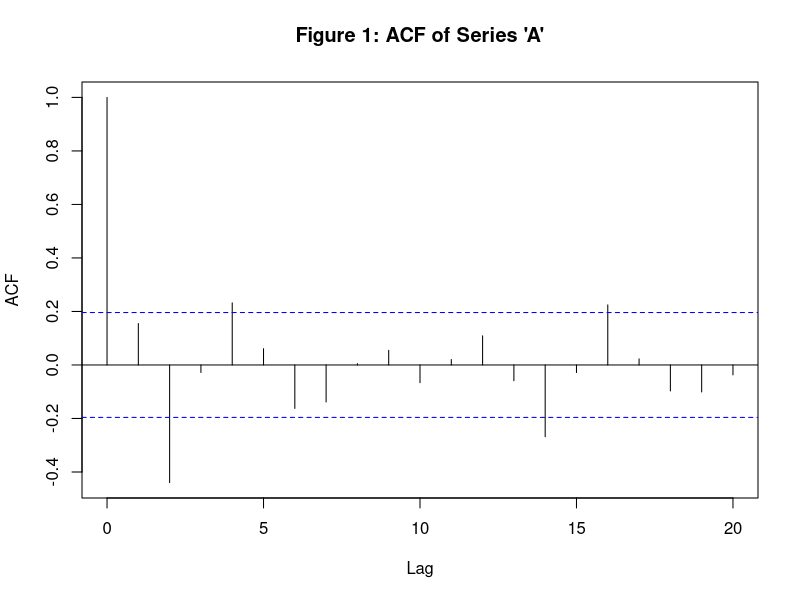
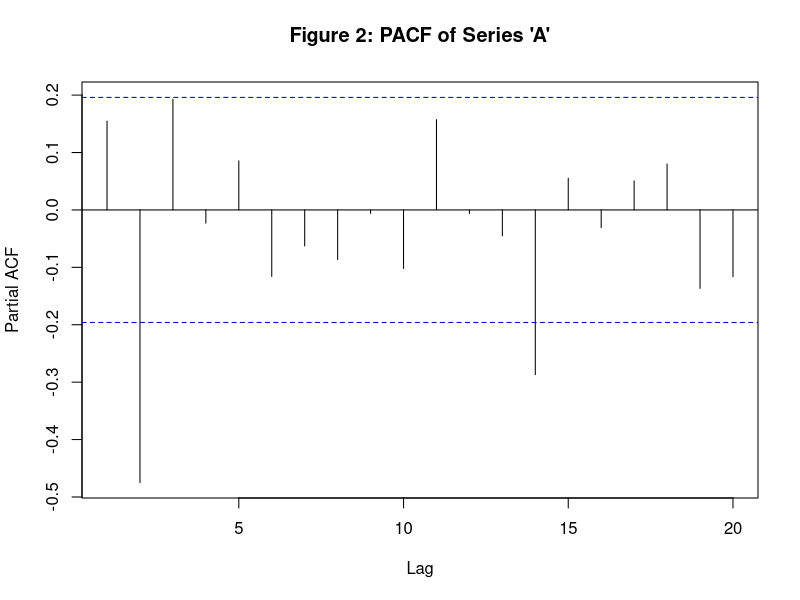
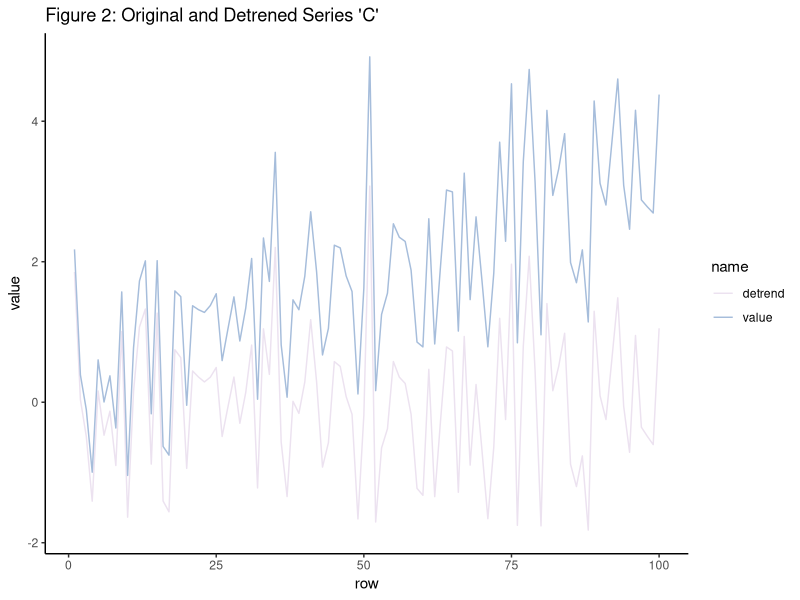
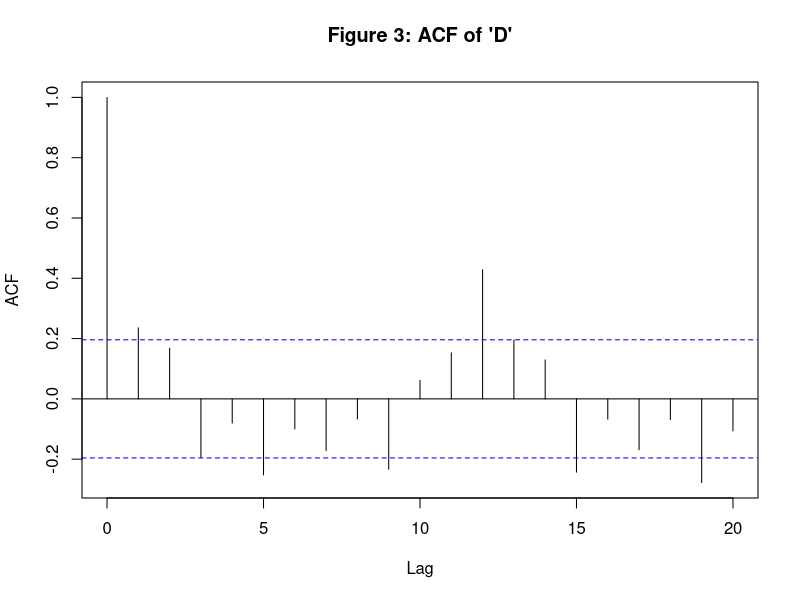
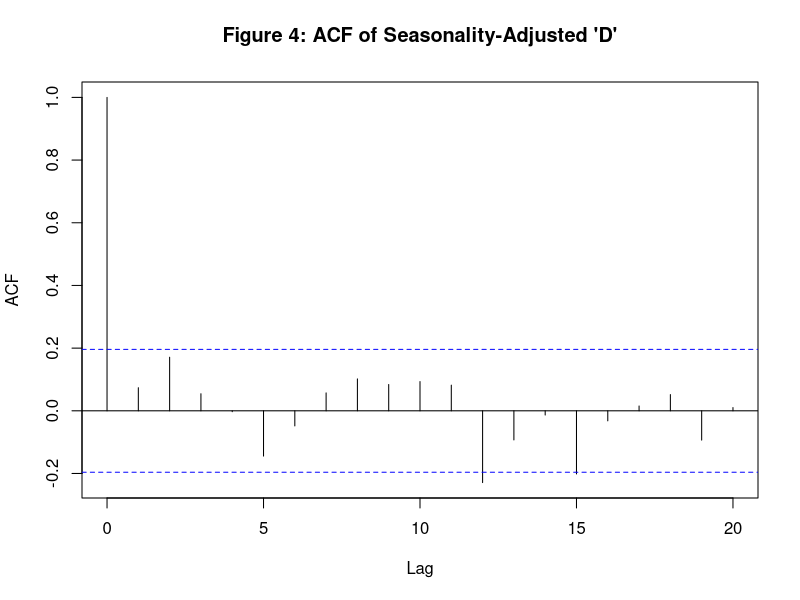
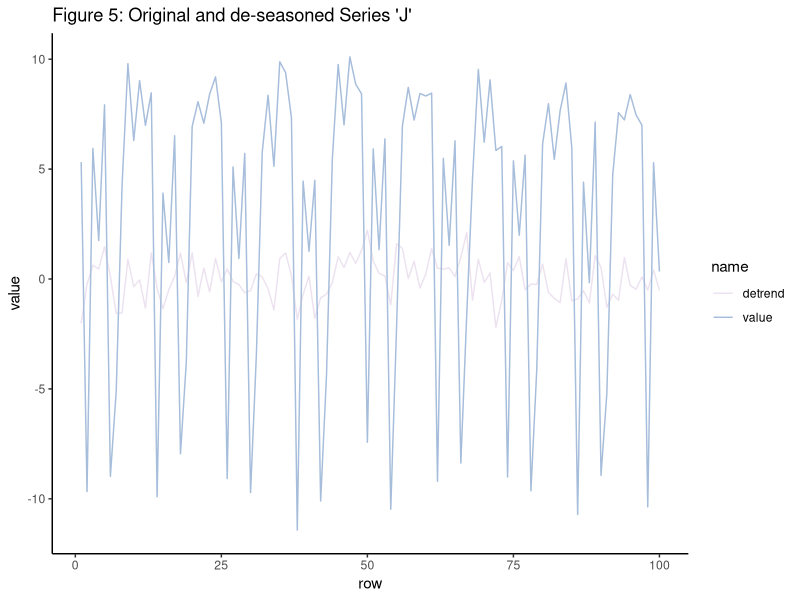
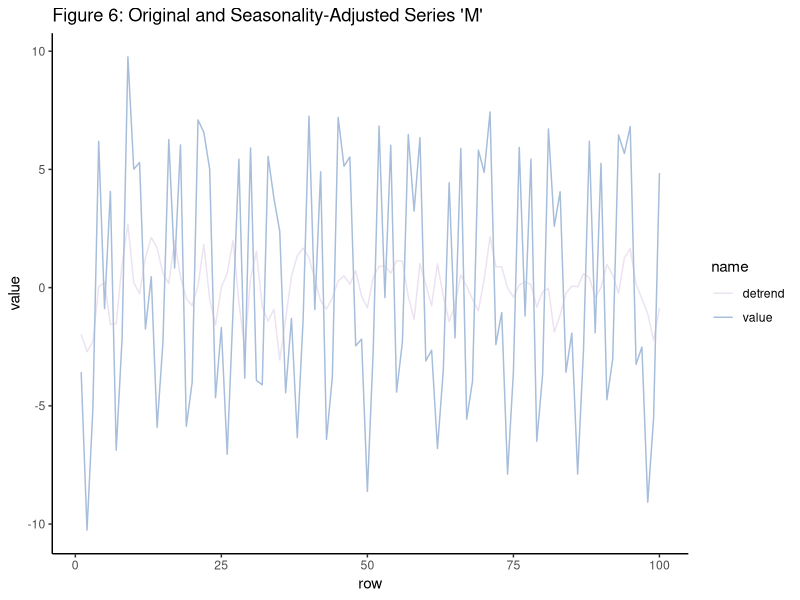
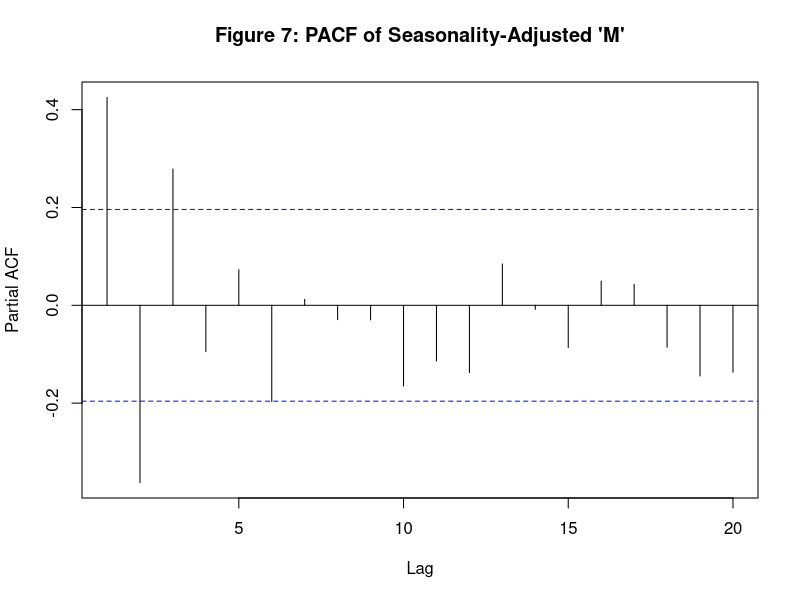

Reproduce these figures in R, in order.
## ---- chunk 1
knitr::opts_chunk$set(echo=FALSE, message=FALSE, warning=FALSE, autodep=TRUE,
                      cache=FALSE, cache.path="./cache/",
                      fig.align='center', fig.pos='H')
## ---- chunk 2
library(knitr)
library(xtable)
library(tidyverse)
library(bookdown)
library(data.table)
## ---- chunk 3
ts <- fread('data/mysterytsUW.txt') %>% mutate(month = rep(month.name, 9)[1:100], year = floor(0:99/12), date = str_c(month, '-', year), row = 1:100) %>% pivot_longer(names_to = 'series', cols = 1:18, values_to = 'value')

## ---- chunk 4
focal_series = ts %>% filter(series == 'a')
acf(focal_series$value, main = "Figure 1: ACF of Series 'A'")
pacf(focal_series$value, main = "Figure 2: PACF of Series 'A'")
m <- arima(focal_series$value, order = c(0,2,0))
## ---- chunk 5
focal_series = ts %>% filter(series == 'c')
trend_model = lm(value ~ row, data = focal_series)
focal_series %>% mutate(detrend = value-trend_model$fitted.values) %>% 
  pivot_longer(c(detrend, value), values_to = 'value') %>%
  ggplot(aes(row, value, color = name))+
  geom_line() + 
  scale_color_brewer(palette = 10)+
  ggtitle("Figure 2: Original and Detrened Series 'C'") +
  theme_classic()
## ---- chunk 6
focal_series = ts %>% filter(series == 'f')
trend_model = lm(value ~ row + month, data = focal_series)
acf(focal_series$value,
     main = "Figure 3: ACF of 'D'")
acf(focal_series %>% mutate(detrend = value-trend_model$fitted.values) %>% pull(detrend),
     main = "Figure 4: ACF of Seasonality-Adjusted 'D'")
## ---- chunk 7
focal_series = ts %>% filter(series == 'j')
trend_model = lm(value ~ row + month, data = focal_series)
focal_series %>% mutate(detrend = value-trend_model$fitted.values) %>% 
  pivot_longer(c(detrend, value), values_to = 'value') %>%
  ggplot(aes(row, value, color = name))+
  geom_line() + 
  scale_color_brewer(palette = 10)+
  ggtitle("Figure 5: Original and de-seasoned Series 'J'") +
  theme_classic()
## ---- chunk 8
focal_series = ts %>% filter(series == 'm')
trend_model = lm(value ~ row + month, data = focal_series)
focal_series %>% mutate(detrend = value-trend_model$fitted.values) %>% 
  pivot_longer(c(detrend, value), values_to = 'value') %>%
  ggplot(aes(row, value, color = name))+
  geom_line() + 
  scale_color_brewer(palette = 10)+
  ggtitle("Figure 6: Original and Seasonality-Adjusted Series 'M'") +
  theme_classic()
pacf(focal_series %>% mutate(detrend = value-trend_model$fitted.values) %>% pull(detrend),
     main = "Figure 7: PACF of Seasonality-Adjusted 'M'")
## ---- chunk 9
ts %>% filter(row<21) %>% ggplot(aes(row, value))+
  geom_line()+
  facet_wrap(~series, scales = 'free')


walk(unique(ts$series), function(x) acf(ts %>% filter(series == x, row<21) %>% pull(value)))
## ---- chunk 10

focal_series = ts %>% filter(series == 'q')
focal.ts <- ts(focal_series$value, start=c(2010,1), frequency=12)
plot(decompose(focal.ts))
summary(lm(value ~ row + month, data = focal_series #%>%  mutate(month = as.numeric(as_factor(month)))
           ))
trend_model = lm(value ~ row + month, data = focal_series)
focal_series %>%
  ggplot(aes(row, value))+
  geom_line() + 
  scale_color_brewer(palette = 10)+
  ggtitle("Figure 2: Original and Detrened Series 'C'") +
  theme_classic()
focal_series %>% mutate(detrend = value-trend_model$fitted.values) %>% 
  pivot_longer(c(detrend, value), values_to = 'value') %>%
  ggplot(aes(row, value, color = name))+
  geom_line() + 
  scale_color_brewer(palette = 10)+
  ggtitle("Figure 2: Original and Detrened Series 'Cj'") +
  theme_classic()
acf(focal_series$value,
     main = "Figure 3: ACF of 'D'")
pacf(focal_series$value,
     main = "Figure 3: ACF of 'D'")
acf(focal_series %>% mutate(detrend = value-trend_model$fitted.values) %>% pull(detrend),
     main = "Figure 4: ACF of Seasonality-Adjusted 'D'")
pacf(focal_series %>% mutate(detrend = value-trend_model$fitted.values) %>% pull(detrend),
     main = "Figure 4: ACF of Seasonality-Adjusted 'D'")
#Set the intercept
summary(lm(value ~ row + month, data = focal_series))
